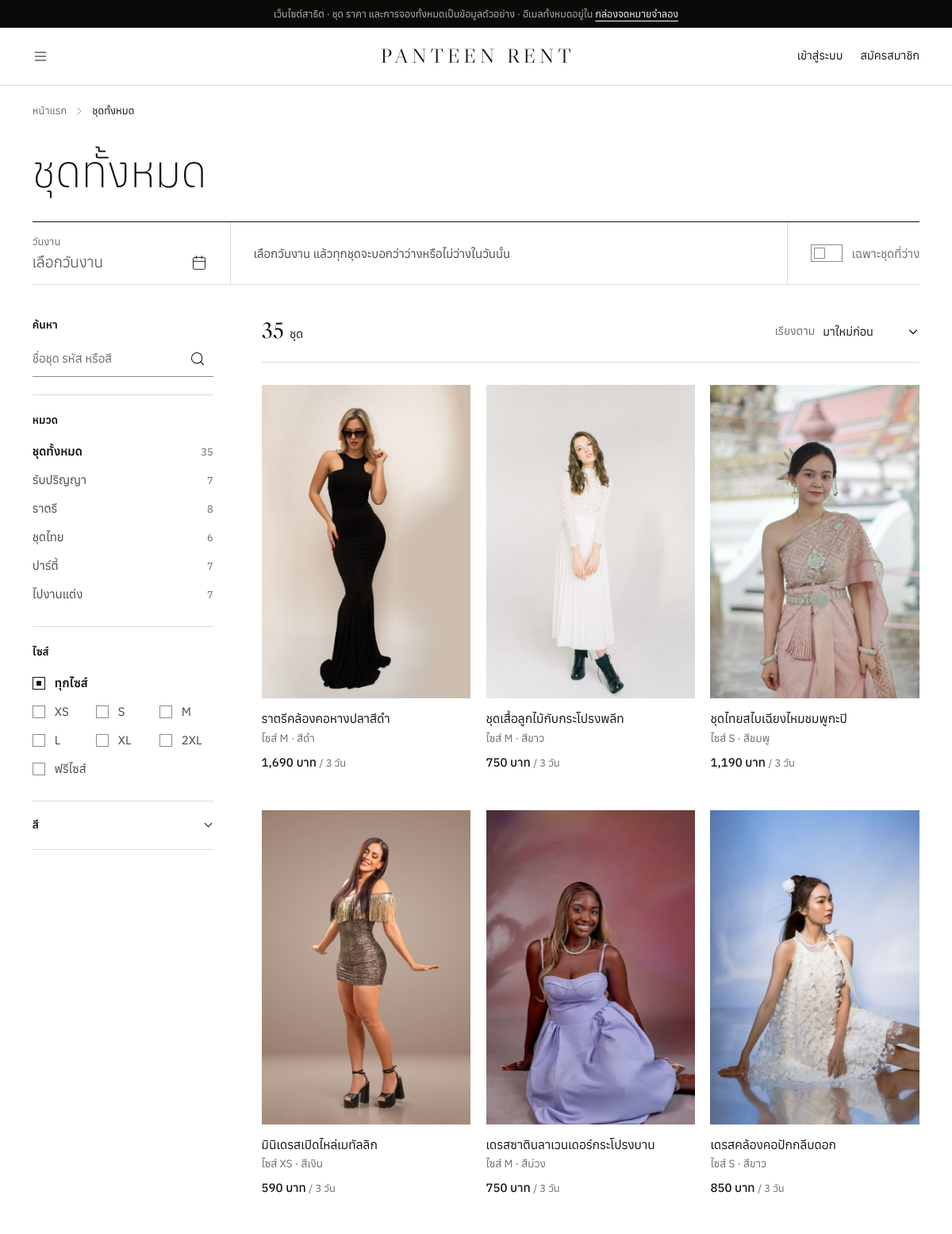
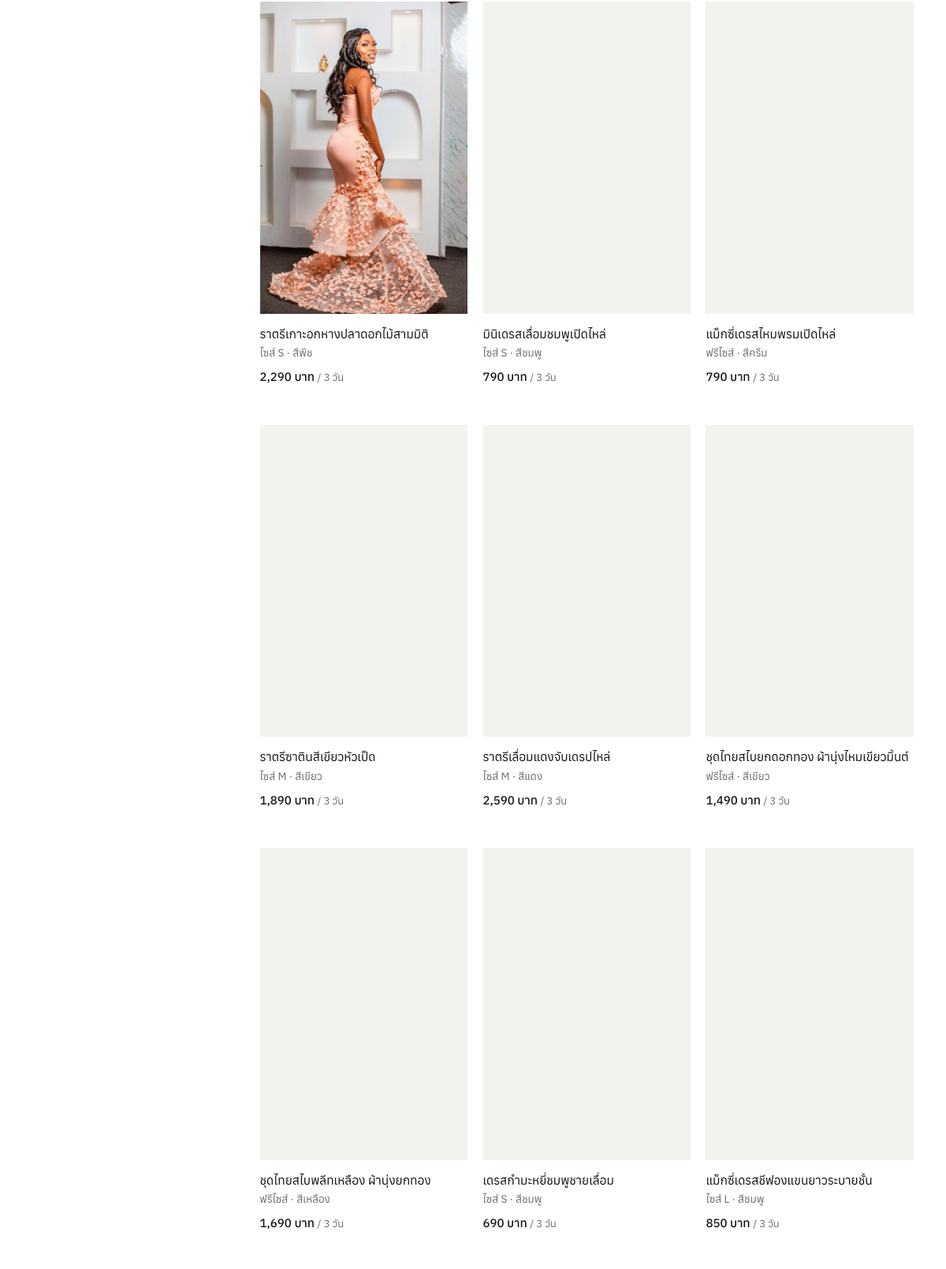
Screenshot of /dresses (upper part) with the database file from the repository (2 pictures, top to bottom).
### tables this page shows
CREATE TABLE `categories` (
  `id` int unsigned NOT NULL AUTO_INCREMENT,
  `name` varchar(100) NOT NULL,
  `slug` varchar(100) NOT NULL,
  `color` char(7) NOT NULL DEFAULT '#1D191C',
  `description` varchar(500) DEFAULT NULL,
  `cover_image` varchar(255) DEFAULT NULL,
  `sort_order` int NOT NULL DEFAULT '0',
  `is_active` tinyint(1) NOT NULL DEFAULT '1',
  `created_at` datetime NOT NULL DEFAULT CURRENT_TIMESTAMP,
  `updated_at` datetime NOT NULL DEFAULT CURRENT_TIMESTAMP ON UPDATE CURRENT_TIMESTAMP,
  PRIMARY KEY (`id`),
  UNIQUE KEY `uq_category_slug` (`slug`),
  UNIQUE KEY `uq_category_name` (`name`)
);

CREATE TABLE `costumes` (
  `id` int unsigned NOT NULL AUTO_INCREMENT,
  `code` varchar(20) NOT NULL,
  `category_id` int unsigned NOT NULL,
  `name` varchar(150) NOT NULL,
  `description` text,
  `color_name` varchar(50) DEFAULT NULL,
  `size_label` varchar(20) NOT NULL DEFAULT 'M',
  `bust_min` decimal(4,1) DEFAULT NULL,
  `bust_max` decimal(4,1) DEFAULT NULL,
  `waist_min` decimal(4,1) DEFAULT NULL,
  `waist_max` decimal(4,1) DEFAULT NULL,
  `hip_max` decimal(4,1) DEFAULT NULL,
  `length_in` decimal(4,1) DEFAULT NULL COMMENT 'ความยาวชุด (นิ้ว)',
  `rent_price` decimal(10,2) NOT NULL COMMENT 'ค่าเช่าแพ็กเกจพื้นฐาน',
  `extra_day_price` decimal(10,2) NOT NULL DEFAULT '0.00' COMMENT 'ค่าเช่าวันถัดไปต่อวัน',
  `deposit` decimal(10,2) NOT NULL DEFAULT '0.00' COMMENT 'เงินมัดจำ (คืนเมื่อคืนชุด)',
  `late_fee_per_day` decimal(10,2) NOT NULL DEFAULT '0.00' COMMENT 'ค่าปรับคืนช้าต่อวัน',
  `replacement_value` decimal(10,2) DEFAULT NULL COMMENT 'มูลค่าชุด ใช้คิดค่าเสียหายแบบร้อยละ และเป็นเพดานค่าเสียหาย',
  `accessories` varchar(300) DEFAULT NULL COMMENT 'ของที่มากับชุด คั่นด้วยจุลภาค (ตรวจตอนส่งและตอนรับคืน)',
  `status` enum('active','maintenance','retired') NOT NULL DEFAULT 'active',
  `is_featured` tinyint(1) NOT NULL DEFAULT '0',
  `arrived_at` date DEFAULT NULL,
  `created_at` datetime NOT NULL DEFAULT CURRENT_TIMESTAMP,
  `updated_at` datetime NOT NULL DEFAULT CURRENT_TIMESTAMP ON UPDATE CURRENT_TIMESTAMP,
  PRIMARY KEY (`id`),
  UNIQUE KEY `uq_costume_code` (`code`),
  KEY `idx_costume_cat` (`category_id`,`status`),
  CONSTRAINT `fk_costume_cat` FOREIGN KEY (`category_id`) REFERENCES `categories` (`id`) ON UPDATE CASCADE
);

### app/Controllers/Controller.php (called while the page is built, shortened)
<?php
abstract class Controller
{
    protected function view(string $view, array $data = [], string $layout = 'layouts/shop'): void
    {
        View::render($view, $data, $layout);
    }
}

### app/Controllers/ShopController.php (called while the page is built, shortened)
<?php
final class ShopController extends Controller
{
    private function eventDate(): ?string
    {
        $d = Session::get('event_date');
        return $d;
    }
    public function index(?array $category = null): void
    {
        $date = $this->eventDate();
        $f = Catalog::filters(['date' => $date] + $_GET);
        $f['category'] = $category['slug'] ?? '';
        $result = Catalog::search($f, Auth::id());
        $base = $category ? '/c/' . $category['slug'] : '/dresses';
        $data = [
            'category' => $category,
            'base' => $base,
            'filters' => $f,
            'result' => $result,
            'window' => $f['date'] ? Pricing::defaultWindow($f['date']) : null,
        ];
        $floors = Catalog::directory();
        $floor = null;
        $this->view('shop/list', $data + [
            'wide' => true,
            'title' => $category ? 'เช่า' . $category['name'] : 'ชุดทั้งหมด',
            'floors' => $floors,
            'floor' => $floor,
            'colors' => Catalog::colors(),
        ]);
    }
}

### public/index.php (called while the page is built, shortened)
<?php
$router = require APP_PATH . '/routes.php';
$router->dispatch($_SERVER['REQUEST_METHOD'] ?? 'GET', request_path());

### app/Services/Catalog.php (called while the page is built, shortened)
<?php
final class Catalog
{
    public static function directory(): array
    {
        $rows = DB::all(
            "SELECT cat.*,
                    (SELECT COUNT(*) FROM costumes c WHERE c.category_id = cat.id AND c.status = 'active') AS costume_count,
                    (SELECT MIN(c.rent_price) FROM costumes c WHERE c.category_id = cat.id AND c.status = 'active') AS min_price
               FROM categories cat WHERE cat.is_active = 1 ORDER BY cat.sort_order, cat.name"
        );
        foreach ($rows as $i => $r) {
            $rows[$i]['numeral'] = sprintf('%02d', $i + 1);
        }
        return $rows;
    }
    public static function listUrl(string $base, array $f, array $over = []): string
    {
        $q = array_merge([
            'date' => $f['date'] ?? null,
            'q' => $f['q'] ?? '', 'size' => $f['size'] ?? '', 'color' => $f['color'] ?? '',
            'max' => ($f['max'] ?? 0) ?: null, 'free' => !empty($f['free']) ? 1 : null, 'new' => !empty($f['new']) ? 1 : null,
            'sort' => ($f['sort'] ?? 'new') !== 'new' ? $f['sort'] : null,
        ], $over);
        $forget = array_key_exists('date', $over) && !$over['date'];
        $q = array_filter($q, fn($v) => $v !== null && $v !== '' && $v !== false);
        $keep = empty($q['date']) ? array_diff_key($q, ['free' => 1]) : $q;
        return url($base, ($forget ? ['date' => ''] : []) + $keep);
    }
    public static function search(array $f, ?int $userId = null, int $perPage = self::PER_PAGE): array
    {
        $where = ["c.status = 'active'", 'cat.is_active = 1'];
        $params = [];
        $join = ' FROM costumes c JOIN categories cat ON cat.id = c.category_id WHERE ';
        $matchTotal = (int) DB::value('SELECT COUNT(*)' . $join . implode(' AND ', $where), $params);
        $busy = '0';
        $freeTotal = null;
        $fav = $userId ? '(SELECT COUNT(*) FROM favorites f WHERE f.costume_id = c.id AND f.user_id = ' . (int) $userId . ')' : '0';
        $order = match ($f['sort']) {
            'price_asc'  => 'c.rent_price ASC, c.id DESC',
            'price_desc' => 'c.rent_price DESC, c.id DESC',
            'popular'    => "(SELECT COUNT(*) FROM bookings x WHERE x.costume_id = c.id AND x.status IN " . BookingService::RENTED_SQL . ") DESC, c.id DESC",
            'latest'     => 'c.arrived_at DESC, c.id DESC',
            default      => 'c.is_featured DESC, c.arrived_at DESC, c.id DESC',
        };
        $from = $join . implode(' AND ', $where);
        $total = $f['date'] && $f['free'] ? (int) $freeTotal : $matchTotal;
        $perPage = max(1, $perPage);
        $offset = ($f['page'] - 1) * $perPage;
        $items = DB::all(
            "SELECT c.*, cat.name AS category_name, cat.slug AS category_slug, cat.color AS category_color,
                    (SELECT path FROM costume_images i WHERE i.costume_id = c.id ORDER BY sort_order, id LIMIT 1) AS image,
                    $busy AS busy, $fav AS fav" . $from . " ORDER BY $order LIMIT $perPage OFFSET $offset",
            $params
        );
        return ['items' => $items, 'total' => $total, 'pages' => max(1, (int) ceil($total / $perPage)), 'match_total' => $matchTotal, 'free_total' => $freeTotal];
    }
}

### app/Core/DB.php (called while the page is built, shortened)
<?php
final class DB
{
    private static ?PDO $pdo = null;
    public static function pdo(): PDO
    {
        if (self::$pdo === null) {
            $c = Config::get('db');
            $dsn = sprintf('mysql:host=%s;port=%d;dbname=%s;charset=%s', $c['host'], $c['port'], $c['name'], $c['charset']);
            self::$pdo = new PDO($dsn, $c['user'], $c['pass'], [
                PDO::ATTR_ERRMODE            => PDO::ERRMODE_EXCEPTION,
                PDO::ATTR_DEFAULT_FETCH_MODE => PDO::FETCH_ASSOC,
                PDO::ATTR_EMULATE_PREPARES   => false,
                PDO::ATTR_STRINGIFY_FETCHES  => false,
            ]);
            self::$pdo->exec("SET time_zone = '+07:00'");
            self::$pdo->exec("SET NAMES utf8mb4 COLLATE utf8mb4_unicode_ci");
        }
        return self::$pdo;
    }
    public static function run(string $sql, array $params = []): PDOStatement
    {
        $stmt = self::pdo()->prepare($sql);
        foreach ($params as $key => $value) {
            $name = is_int($key) ? $key + 1 : (str_starts_with($key, ':') ? $key : ':' . $key);
            $type = match (true) {
                is_int($value)  => PDO::PARAM_INT,
                is_bool($value) => PDO::PARAM_BOOL,
                $value === null => PDO::PARAM_NULL,
                default         => PDO::PARAM_STR,
            };
            $stmt->bindValue($name, $value, $type);
        }
        $stmt->execute();
        return $stmt;
    }
    public static function all(string $sql, array $params = []): array
    {
        return self::run($sql, $params)->fetchAll();
    }
}

### app/Services/Settings.php (called while the page is built, shortened)
<?php
final class Settings
{
    private static ?array $cache = null;
    public static function all(): array
    {
        if (self::$cache === null) {
            $rows = [];
            self::$cache = $rows + self::DEFAULTS;
        }
        return self::$cache;
    }
    public static function get(string $key, mixed $default = null): mixed
    {
        return self::all()[$key] ?? $default;
    }
}

### app/Views/partials/grid.php (the view, shortened to what this page needs)
<?php
$date = $filters['date'] ?? null;
$newSince = add_days(today(), -45);
$baseDays = (int) setting('base_days');
$isNew = static fn (array $it): bool => !empty($it['arrived_at']) && $it['arrived_at'] >= $newSince;
$newShown = count(array_filter($items, $isNew));
$markNew = ($markNew ?? true) && $items && $newShown * 3 < count($items);
foreach ($items as $i => $it):
    $busy = $date && (int) $it['busy'] > 0;
    $href = url('/dress/' . rawurlencode($it['code']), array_filter(['date' => $date]));
    $size = $it['size_label'] === 'FREE' ? 'ฟรีไซส์' : 'ไซส์ ' . $it['size_label'];
    $small = thumb($it['image']);
    $set = photo_srcset($it['image']);
?>
<article class="vit<?= $date ? ($busy ? ' is-busy' : ' is-free') : '' ?>" data-code="<?= e($it['code']) ?>" style="--i:<?= (int) $i ?>">
  <a class="vit-link" href="<?= e($href) ?>">
    <span class="vit-photo">
      <img src="<?= e($small) ?>"<?php if ($set): ?> srcset="<?= e($set) ?>" sizes="(max-width: 899px) 47vw, 25vw"<?php endif; ?> alt="" loading="<?= $i < 4 ? 'eager' : 'lazy' ?>" decoding="async" width="575" height="862">
    </span>
    <span class="vit-cap">
      <span class="vit-name"><?= e($it['name']) ?></span>
      <span class="vit-meta"><?= e($size) ?><?= $it['color_name'] ? ' · สี' . e($it['color_name']) : '' ?><?= $markNew && $isNew($it) ? ' · มาใหม่' : '' ?></span>
      <span class="vit-price"><?= e(money($it['rent_price'])) ?> <small>/ <?= $baseDays ?> วัน</small></span>
    </span>
  </a>
</article>
<?php endforeach;

### app/Views/shop/list.php (shortened to what this page needs)
<?php
$f = $filters;
$data = ['filters' => $f, 'result' => $result, 'window' => $window, 'base' => $base];
$allCount = array_sum(array_column($floors, 'costume_count'));
?>
<div class="wrap">
  <nav class="crumbs" aria-label="ตำแหน่งในเว็บไซต์">
    <a href="<?= e(url('/')) ?>">หน้าแรก</a><?= icon('chevron-right', 'ic ic-sm') ?>
    <?php if ($category): ?>
      <a href="<?= e(url('/dresses')) ?>">ชุดทั้งหมด</a><?= icon('chevron-right', 'ic ic-sm') ?>
      <span aria-current="page"><?= e($category['name']) ?></span>
    <?php else: ?>
      <span aria-current="page">ชุดทั้งหมด</span>
    <?php endif; ?>
  </nav>
  <header class="list-head">
    <h1><?= e($category ? $category['name'] : 'ชุดทั้งหมด') ?></h1>
  </header>
  <section class="deskbar" data-desk aria-label="วันงานของคุณ">
    <label class="desk-cell desk-date">
      <span class="desk-label">วันงาน</span>
      <span class="desk-value<?= $f['date'] ? '' : ' is-empty' ?>" data-desk-text aria-hidden="true"><?= $f['date'] ? e(thai_date_dow($f['date'])) : 'เลือกวันงาน' ?></span>
      <?= icon('calendar') ?>
    </label>
    <p class="deskbar-count" data-desk-count><?php View::partial('desk-count', $data); ?></p>
    <div class="deskbar-tools">
      <label class="switch"><input type="checkbox" name="free" value="1" form="filters" data-desk-free<?= $f['free'] ? ' checked' : '' ?><?= $f['date'] ? '' : ' disabled' ?>> เฉพาะชุดที่ว่าง</label>
    </div>
  </section>
  <div class="listing">
    <form class="filters" id="filters" method="get" action="<?= e(url($base)) ?>" data-filters aria-label="ตัวกรองชุด">
      <div class="fgroup">
        <label class="label" for="f-q">ค้นหา</label>
        <div class="search-field">
          <input class="input" id="f-q" type="search" name="q" value="<?= e($f['q']) ?>" placeholder="ชื่อชุด รหัส หรือสี" autocomplete="off" enterkeyhint="search">
          <button type="submit" aria-label="ค้นหา"><?= icon('search') ?></button>
        </div>
      </div>
      <nav class="fgroup" aria-label="กรองตามหมวด">
        <span class="label">หมวด</span>
        <ul class="flist">
          <li><a href="<?= e(Catalog::listUrl('/dresses', $f)) ?>"<?= $category ? '' : ' aria-current="page"' ?>><span>ชุดทั้งหมด</span><small><?= (int) $allCount ?></small></a></li>
          <?php foreach ($floors as $fl): ?>
          <li><a href="<?= e(Catalog::listUrl('/c/' . $fl['slug'], $f)) ?>"<?= $category && $category['slug'] === $fl['slug'] ? ' aria-current="page"' : '' ?>><span><?= e($fl['name']) ?></span><small><?= (int) $fl['costume_count'] ?></small></a></li>
          <?php endforeach; ?>
        </ul>
      </nav>
      <fieldset class="fgroup">
        <legend>ไซส์</legend>
        <div class="opt-row">
          <label><input type="radio" name="size" value=""<?= $f['size'] === '' ? ' checked' : '' ?>><span>ทุกไซส์</span></label>
          <?php foreach (Catalog::SIZES as $s): ?>
          <label><input type="radio" name="size" value="<?= e($s) ?>"<?= $f['size'] === $s ? ' checked' : '' ?>><span><?= $s === 'FREE' ? 'ฟรีไซส์' : e($s) ?></span></label>
          <?php endforeach; ?>
        </div>
      </fieldset>
      <details class="fgroup"<?= $f['color'] !== '' ? ' open' : '' ?>>
        <summary>สี</summary>
      </details>
      <details class="fgroup"<?= $f['max'] > 0 ? ' open' : '' ?>>
        <summary>ค่าเช่า</summary>
      </details>
    </form>
    <div>
      <div class="grid-head">
        <p class="grid-count" data-grid-count role="status"><?php View::partial('grid-count', $data); ?></p>
        <label class="sortbox"><span>เรียงตาม</span>
          <select class="select" name="sort" form="filters" aria-label="เรียงตาม">
            <?php foreach (Catalog::SORTS as $k => $label): ?><option value="<?= e($k) ?>"<?= $f['sort'] === $k ? ' selected' : '' ?>><?= e($label) ?></option><?php endforeach; ?>
          </select>
        </label>
      </div>
      <div data-feed data-base="<?= e(url($base)) ?>">
        <div class="vits vits-3" data-grid><?php View::partial('grid', ['items' => $result['items'], 'filters' => $f]); ?></div>
      </div>
    </div>
  </div>
</div>

### app/Core/Router.php (shortened to what this page needs)
<?php
final class Router
{
    private array $routes = [];
    private function add(string $method, string $path, callable|array $handler, array $middleware): void
    {
        $this->routes[] = compact('method', 'path', 'regex', 'handler', 'middleware');
    }
    public function dispatch(string $method, string $path): void
    {
        $path = rtrim($path, '/') ?: '/';
        foreach ($this->routes as $route) {
            if (!preg_match($route['regex'], $path, $m)) {
                continue;
            }
            $params = array_filter($m, 'is_string', ARRAY_FILTER_USE_KEY);
            $handler = $route['handler'];
            if (is_array($handler)) {
                [$class, $action] = $handler;
                (new $class())->$action(...array_values($params));
            } else {
                $handler(...array_values($params));
            }
            return;
        }
    }
}

### rows the page displays
categories: name "รับปริญญา", costume_count "7"
categories: name "ราตรี", costume_count "8"
categories: name "ชุดไทย", costume_count "6"
categories: name "ปาร์ตี้", costume_count "7"
categories: name "ไปงานแต่ง", costume_count "7"
costumes: $i 0 (drawn), shows a picture, name "ราตรีคล้องคอหางปลาสีดำ", size "ไซส์ M", color_name "ดำ", rent_price "1,690 บาท"
costumes: $i 1 (drawn), shows a picture, name "ชุดเสื้อลูกไม้กับกระโปรงพลีท", size "ไซส์ M", color_name "ขาว", rent_price "750 บาท"
costumes: $i 2 (drawn), shows a picture, name "ชุดไทยสไบเฉียงไหมชมพูกะปิ", size "ไซส์ S", color_name "ชมพู", rent_price "1,190 บาท"
costumes: shows a picture, name "มินิเดรสเปิดไหล่เมทัลลิก", size "ไซส์ XS", color_name "เงิน", rent_price "590 บาท"
costumes: $i 4 (drawn), shows a picture, name "เดรสซาตินลาเวนเดอร์กระโปรงบาน", size "ไซส์ M", color_name "ม่วง", rent_price "750 บาท"
costumes: $i 5 (drawn), shows a picture, name "เดรสคล้องคอปักกลีบดอก", size "ไซส์ S", color_name "ขาว", rent_price "850 บาท"
costumes: $i 6 (drawn), shows a picture, name "ราตรีเกาะอกหางปลาดอกไม้สามมิติ", size "ไซส์ S", color_name "พีช", rent_price "2,290 บาท"
costumes: $i 7 (drawn), shows a picture, name "มินิเดรสเลื่อมชมพูเปิดไหล่", size "ไซส์ S", color_name "ชมพู", rent_price "790 บาท"
costumes: $i 8 (drawn), shows a picture, name "แม็กซี่เดรสไหมพรมเปิดไหล่", size "ฟรีไซส์", color_name "ครีม", rent_price "790 บาท"
costumes: $i 9 (drawn), shows a picture, name "ราตรีซาตินสีเขียวหัวเป็ด", size "ไซส์ M", color_name "เขียว", rent_price "1,890 บาท"
costumes: $i 10 (drawn), shows a picture, name "ราตรีเลื่อมแดงจับเดรปไหล่", size "ไซส์ M", color_name "แดง", rent_price "2,590 บาท"
costumes: $i 11 (drawn), shows a picture, name "ชุดไทยสไบยกดอกทอง ผ้านุ่งไหมเขียวมิ้นต์", size "ฟรีไซส์", color_name "เขียว", rent_price "1,490 บาท"
costumes: $i 12 (drawn), shows a picture, name "ชุดไทยสไบพลีทเหลือง ผ้านุ่งยกทอง", size "ฟรีไซส์", color_name "เหลือง", rent_price "1,690 บาท"
costumes: $i 13 (drawn), shows a picture, name "เดรสกำมะหยี่ชมพูชายเลื่อม", size "ไซส์ S", color_name "ชมพู", rent_price "690 บาท"
costumes: $i 14 (drawn), shows a picture, name "แม็กซี่เดรสชีฟองแขนยาวระบายชั้น", size "ไซส์ L", color_name "ชมพู", rent_price "850 บาท"

### other values shown
$allCount "35"
$s "XS"
$s "S"
$s "M"
$s "L"
$s "XL"
$s "2XL"
$shown "35"
form field sort "มาใหม่ก่อน"
